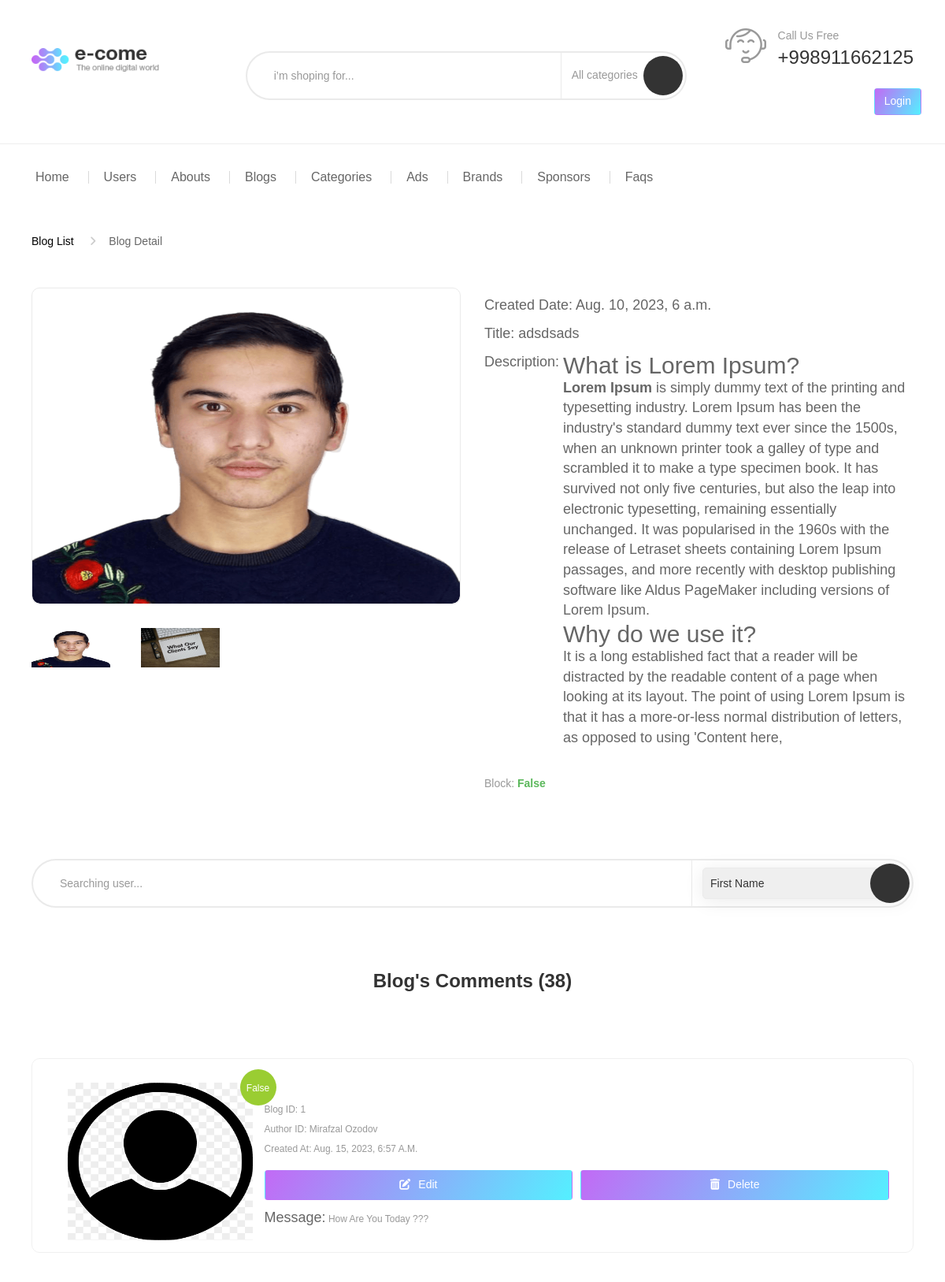
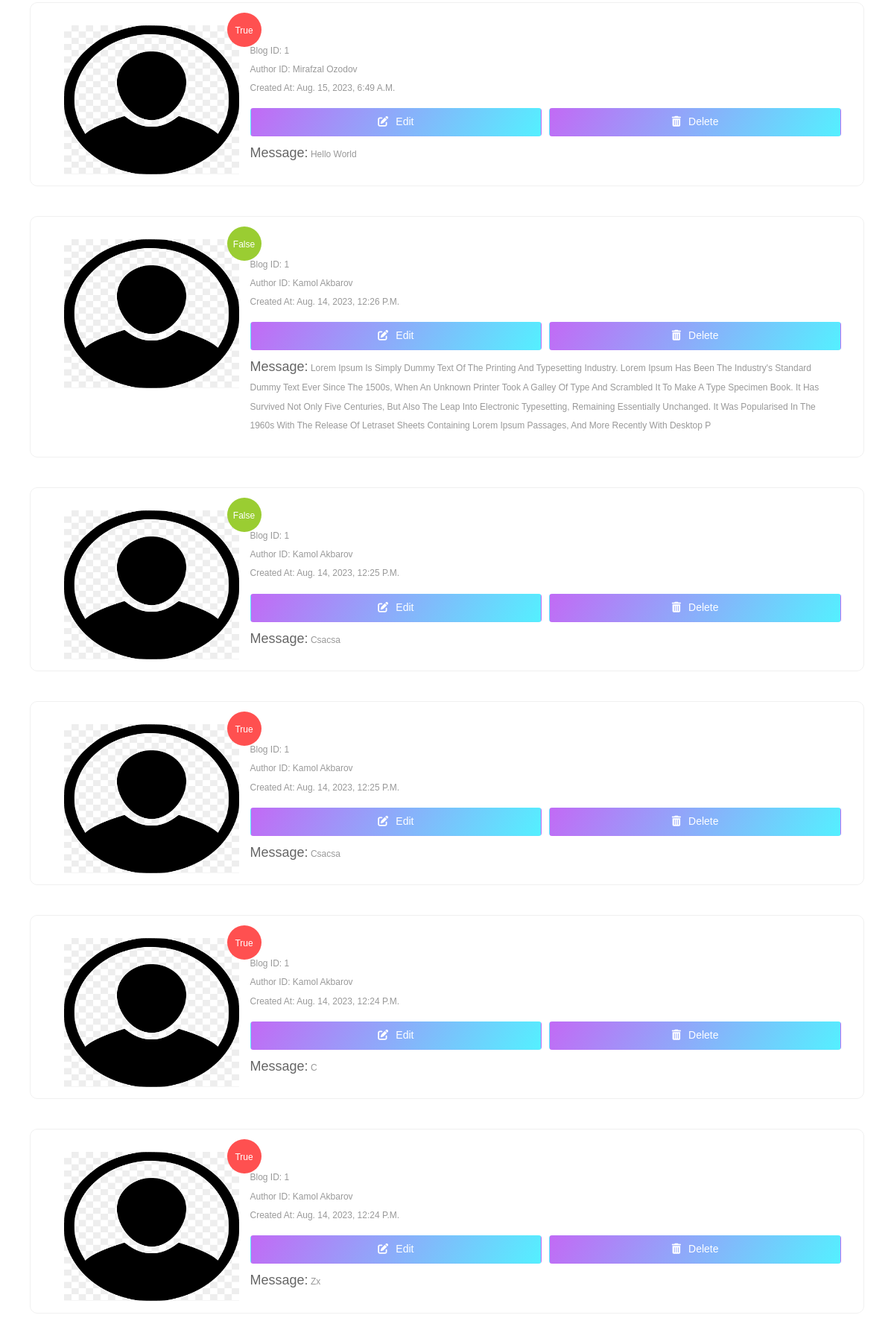
The page /blog/detail/1/ (upper part) on the database its author committed (2 pictures, top to bottom).
### blog/models.py (models this page shows, shortened)
class BlogImageModel (models.Model):
    id = models.AutoField(name='id', primary_key=True)
    block = models.BooleanField(name='block', default=False)
    image = models.FileField(name='image', upload_to='blog/')
    sequence_number = models.IntegerField(name='sequence_number')
    created_at = models.DateTimeField(name='created_at', auto_now_add=True)
    blog = models.ForeignKey(
        'BlogModel',
        name='blog',
        on_delete=models.CASCADE
    )

class BlogModel (models.Model):
    id = models.AutoField(name='id', primary_key=True)
    title = models.CharField(name='title', max_length=70)
    block = models.BooleanField(name='block', default=True)
    description = RichTextField(name='description', max_length=999)
    author = models.ForeignKey(
        'users.CustomUser',
        name='author',
        on_delete=models.CASCADE
    )
    created_at = models.DateTimeField(name='created_at', auto_now_add=True)

class BlogCommentModel (models.Model):
    id = models.AutoField(name='id', primary_key=True)
    block = models.BooleanField(name='block', default=False)
    message = models.TextField(name='message', max_length=500)
    created_at = models.DateTimeField(name='created_at', auto_now_add=True)
    user = models.ForeignKey(
        'users.CustomUser',
        name='user',
        on_delete=models.CASCADE
    )
    blog = models.ForeignKey(
        'BlogModel',
        name='blog',
        on_delete=models.CASCADE,
    )

### users/models.py (models this page shows, shortened)
class CustomUser (AbstractUser):
    id = models.AutoField(name='id', primary_key=True)
    block = models.BooleanField(name='block', default=False)
    created_at = models.DateTimeField(name="created_at", auto_now_add=True)
    phone = models.CharField(name='phone', max_length=30, blank=False, unique=True)
    email = models.CharField(name='email', max_length=30, blank=False, unique=True)
    image = models.ImageField(name='image', upload_to='user/', default='images/user.png')
    def __str__ (self) -> str:
        return str(self.id)

### blog/views.py (the view)
# urls.py: path('detail/<int:pk>/', BlogDetailView.as_view(), name='blog_detail'),
class BlogDetailView (DetailView):
    model = BlogModel
    form_class = BlogCommentForm
    context_object_name = 'blog'
    queryset = BlogModel.objects.all()
    template_name = 'admin/blogs/admin_blog_detail.html'
    def get (self, request: HttpRequest, pk, *args: Any, **kwargs: Any) -> HttpResponse:
        blogs = BlogModel.objects.filter(pk=pk).first()
        blog_images = BlogImageModel.objects.filter(blog=pk).order_by('sequence_number')
        blog_comments = BlogCommentModel.objects.filter(blog=pk).order_by('-created_at')
        return render(request, self.template_name, {'blog': blogs, 'blog_images': blog_images, 'blog_comments': blog_comments, 'form': self.form_class})

### templates/admin/blogs/admin_blog_detail.html (shortened to what this page needs)
{% extends 'admin/base.html' %}
{% load static %}
{% block content %}
<div class="container container-240">
    <div class="single-product-detail product-bundle product-aff">
        <ul class="breadcrumb">
            <li><a href="{% url 'blog_list' %}">Blog List</a></li>
            <li class="active">Blog Detail</li>
        </ul>
        <div class="row">
            <div class="col-xs-12 col-sm-6 col-md-6">
                <div class="flex product-img-slide">
                    <div class="product-images">
                        <div class="main-img js-product-slider">
                            {% for blog_image in blog_images %}
                            {% if blog_image.blog.pk == blog.pk %}
                            {% if blog_image.image.url|slice:"-3:" != "mp4" %}
                            <img src="{{blog_image.image.url}}" height="400px" width="100%" alt="photo"
                                class="img-reponsive">
                            {% else %}
                            <video controls muted height="400px" width="100%" class="img-reponsive">
                                <source src="{{blog_image.image.url}}" />
                            </video>
                            {% endif %}
                            {% endif %}
                            {% endfor %}
                        </div>
                    </div>
                    <div class="multiple-img-list-ver2 js-click-product">
                        {% for blog_image in blog_images %}
                        {% if blog_image.blog.pk == blog.pk %}
                        <div class="product-col">
                            <div class="imgs">
                                {% if blog_image.image.url|slice:"-3:" != "mp4" %}
                                <img src="{{blog_image.image.url}}" height="50px" width="100px" alt="photo"
                                    class="img-reponsive">
                                {% else %}
                                <video controls muted height="50px" width="100px" class="img-reponsive">
                                    <source src="{{blog_image.image.url}}" />
                                </video>
                                {% endif %}
                            </div>
                        </div>
                        {% endif %}
                        {% endfor %}
                    </div>
                </div>
            </div>
            <div class="col-xs-12 col-sm-6 col-md-6">
                <div class="single-flex">
                    <div class="single-product-info product-info product-grid-v2 s-50">
                        <div class="product-price">Created Date:
                            <span style="font-size: 18px;">{{blog.created_at}}</span>
                        </div>
                        <div class="product-price">Title:
                            <span style="font-size: 18px;">{{blog.title}}</span>
                        </div>
                        <div class="product-price" style="display: flex; gap: 5px;">Description:
                            <span style="font-size: 18px;">{{blog.description | safe }}</span>
                        </div>
                        <div class="availability">
                            <p class="product-inventory"> <label>Block: </label><span> {{blog.block}}</span></p>
                        </div>
                    </div>
                </div>
            </div>
        </div>
    </div>
    <div class="team">
        <div style="display: flex; align-items: center; margin-top: 30px;">
            <div class="col-lg-12 col-md-12 v-center header-search hidden-xs" style="padding: 0;">
                <form name="selected" method="POST">{% csrf_token %}
                    <input type="search" class="form-control" style="width: 100%;" placeholder="Searching user...">
                    <div class="search-panel" style="width: 260px;">
                        <select id="category" class="dropdown-category" style="margin: 0 10px 0 0; padding: 10px 5px;">
                            <option value="first_name">First Name</option>
                        </select>
                    </div>
                    <span class="input-group-btn">
                        <button type="submit" class="button_search" type="button"><i
                                class="ion-ios-search-strong"></i></button>
                    </span>
                </form>
            </div>
        </div>
        <h1 class="about-title v3 spc text-center">Blog's Comments ({{blog_comments|length}}) </h1>
        <div class="releases v2" style="padding-top: 0;">
            <div class="tab-content">
                <div id="tv2" class="tab-pane fade in active">
                    <div class="js-multiple-row4">
                        {% for blog_comment in blog_comments %}
                        {% if blog_comment.blog.pk == blog.pk %}
                        <div class="product-item">
                            <div class="pd-bd product-inner ">
                                <div class="product-img col-md-3 col-xs-12">
                                    <a href="#">
                                        <img src="{{blog_comment.user.image.url}}" alt="photo" width="250px" height="200px" class="img-reponsive">
                                    </a>
                                    {% if blog_comment.block %}
                                    <div class="ribbon-price red"><span>{{blog_comment.block}}</span></div>
                                    {% else %}
                                    <div class="ribbon-price" style="background: yellowgreen !important;">
                                        <span>{{blog_comment.block}}</span>
                                    </div>
                                    {% endif %}
                                </div>
                                <div class="product-info ">
                                    <div class="color-group"></div>
                                    <div class="element-list element-list-middle">
                                        <p class="product-cate">Blog ID: {{blog_comment.blog.pk}}</p>
                                        <p class="product-cate">
                                            <a href="{% url 'user_detail' blog_comment.user %}" class="product-cate">
                                                Author ID: {{blog_comment.user.first_name}} {{blog_comment.user.last_name}}
                                            </a>
                                        </p>
                                        <p class="product-cate">Created At: {{blog_comment.created_at}}</p>
                                        <div class="flex" style="gap: 10px;">
                                            <a href="{% url 'blog_comment_update' blog_comment.pk %}" style="width: 100%;">
                                                <button class="btn btn-submit btn-gradient"
                                                    style="width: 100%; padding: 8px; margin: 10px 0; font-size: 14px;">
                                                    <i class="fa-solid fa-pen-to-square"
                                                        style="font-size: 14px; margin-right: 10px;"></i>Edit
                                                </button>
                                            </a>
                                            <a href="{% url 'blog_comment_delete' blog_comment.pk %}" style="width: 100%;">
                                                <button class="btn btn-submit btn-gradient"
                                                    style="width: 100%; padding: 8px; margin: 10px 0; font-size: 14px;">
                                                    <i class="fa-solid fa-trash-can"
                                                        style="font-size: 14px; margin-right: 10px;"></i>Delete
                                                </button>
                                            </a>
                                        </div>
                                    </div>
                                </div>
                                <div class="product-bottom">
                                    <div class="product-price">
                                        Message:<span class="product-cate"> {{blog_comment.message}}</span>
                                    </div>
                                </div>
                            </div>
                        </div>
                        {% endif %}
                        {% endfor %}
                    </div>
                </div>
            </div>
        </div>
    </div>
</div>
{% endblock %}

### rows shown on the page
BlogImageModel: image (picture)
BlogImageModel: image (picture)
BlogModel: created_at "Aug. 10, 2023, 6 a.m.", title "adsdsads", description "What is Lorem Ipsum? Lorem Ipsum is simply dummy text of the printing and typesetting industry. Lorem Ipsum has been the industry's standard dummy text ever since the 1500s, when an unknown printer took a galley of type and scrambled it to make a type specimen book. It has survived not only five centuries, but also the leap into electronic typesetting, remaining essentially unchanged. It was popularised in the 1960s with the release of Letraset sheets containing Lorem Ipsum passages, and more recently with desktop publishing software like Aldus PageMaker including versions of Lorem Ipsum. Why do we use it? It is a long established fact that a reader will be distracted by the readable…", block "False"
BlogCommentModel: user.image (placeholder picture), block "False", blog.pk "1", user.first_name "Mirafzal", user.last_name "Ozodov", created_at "Aug. 15, 2023, 6:57 A.m.", message "How Are You Today ???"
BlogCommentModel: user.image (placeholder picture), block "True", blog.pk "1", user.first_name "Mirafzal", user.last_name "Ozodov", created_at "Aug. 15, 2023, 6:49 A.m.", message "Hello World"
BlogCommentModel: user.image (placeholder picture), block "False", blog.pk "1", user.first_name "Kamol", user.last_name "Akbarov", created_at "Aug. 14, 2023, 12:26 P.m.", message "Lorem Ipsum Is Simply Dummy Text Of The Printing And Typesetting Industry. Lorem Ipsum Has Been The Industry's Standard Dummy Text Ever Since The 1500s, When An Unknown Printer Took A Galley Of Type And Scrambled It To Make A Type Specimen Book. It Has Survived Not Only Five Centuries, But Also The Leap Into Electronic Typesetting, Remaining Essentially Unchanged. It Was Popularised In The 1960s With The Release Of Letraset Sheets Containing Lorem Ipsum Passages, And More Recently With Desktop P"
BlogCommentModel: user.image (placeholder picture), block "False", blog.pk "1", user.first_name "Kamol", user.last_name "Akbarov", created_at "Aug. 14, 2023, 12:25 P.m.", message "Csacsa"
BlogCommentModel: user.image (placeholder picture), block "True", blog.pk "1", user.first_name "Kamol", user.last_name "Akbarov", created_at "Aug. 14, 2023, 12:25 P.m.", message "Csacsa"
BlogCommentModel: user.image (placeholder picture), block "True", blog.pk "1", user.first_name "Kamol", user.last_name "Akbarov", created_at "Aug. 14, 2023, 12:24 P.m.", message "C"
BlogCommentModel: user.image (placeholder picture), block "True", blog.pk "1", user.first_name "Kamol", user.last_name "Akbarov", created_at "Aug. 14, 2023, 12:24 P.m.", message "Zx"

### other values the page prints
{{ blog_comments|length }} "38"
